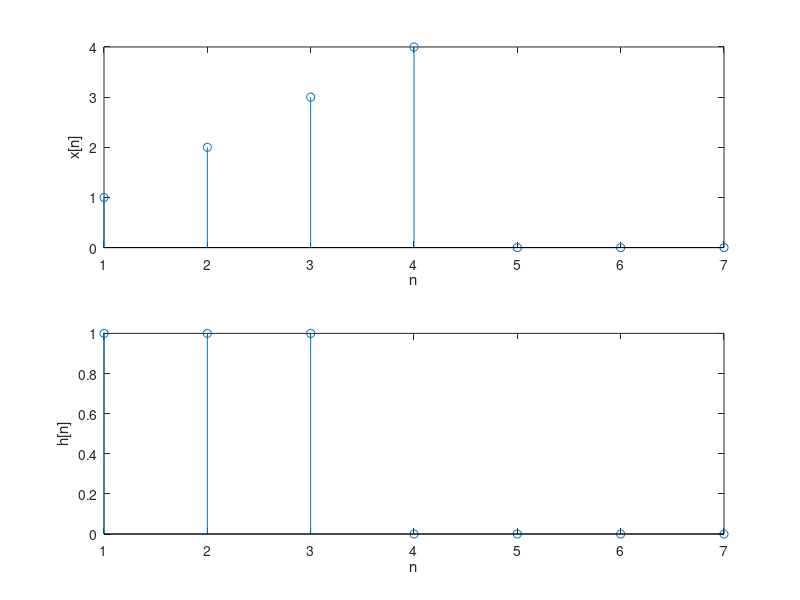
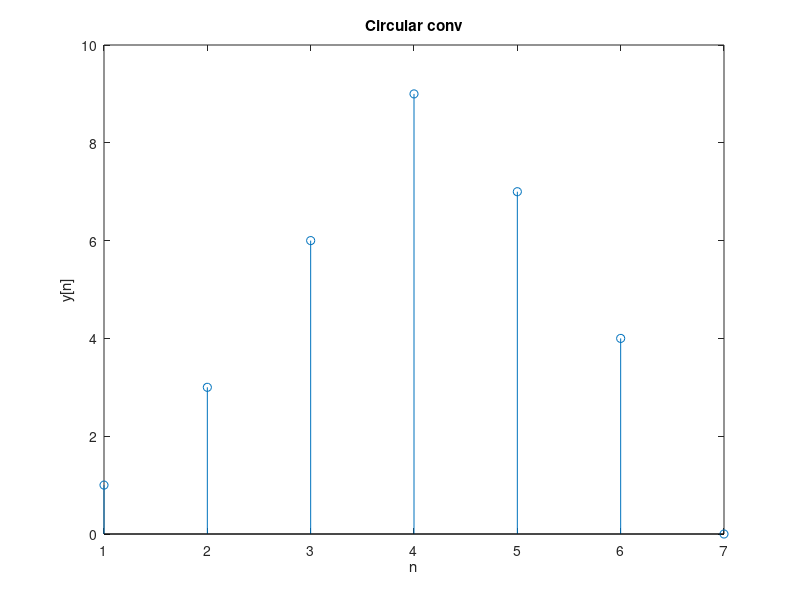

Reproduce these figures in MATLAB, in order.
clc;clear;close all;
x = [1, 2, 3, 4];
h = [1,1,1,0];
n1=length(x);
n2 = length(h);
N =n1+n2-1;% max(n1,n2)
a=1:N;
x = [x,zeros(1,N-n1)];
h = [h,zeros(1,N-n2)];
y = zeros(1,N);
for i =0:N-1
   for j = 0:N-1
      k = mod((i-j),N);%to get h index
      y(i+1) = y(i+1) + x(j+1)*h(k+1);%rotating h
   end
end
figure(1)
subplot(2,1,1)
stem(a,x)
ylabel('x[n]')
xlabel('n')
subplot(2,1,2)
stem(a,h)
ylabel('h[n]')
xlabel('n')
figure(2)
stem(a,y)
ylabel('y[n]')
xlabel('n')
title("Circular conv")